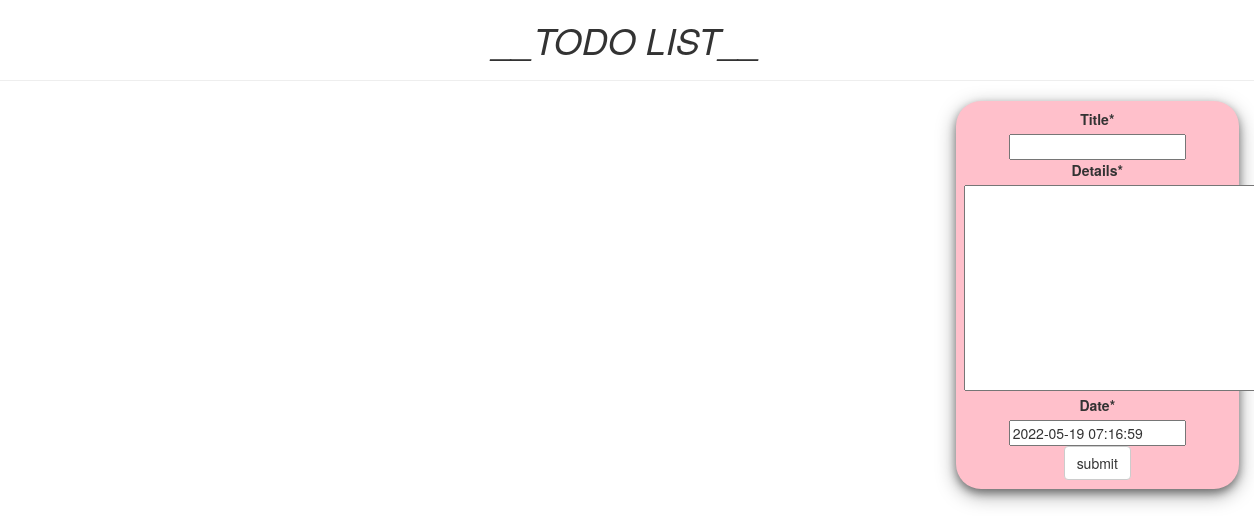
Before: / with the older database file.
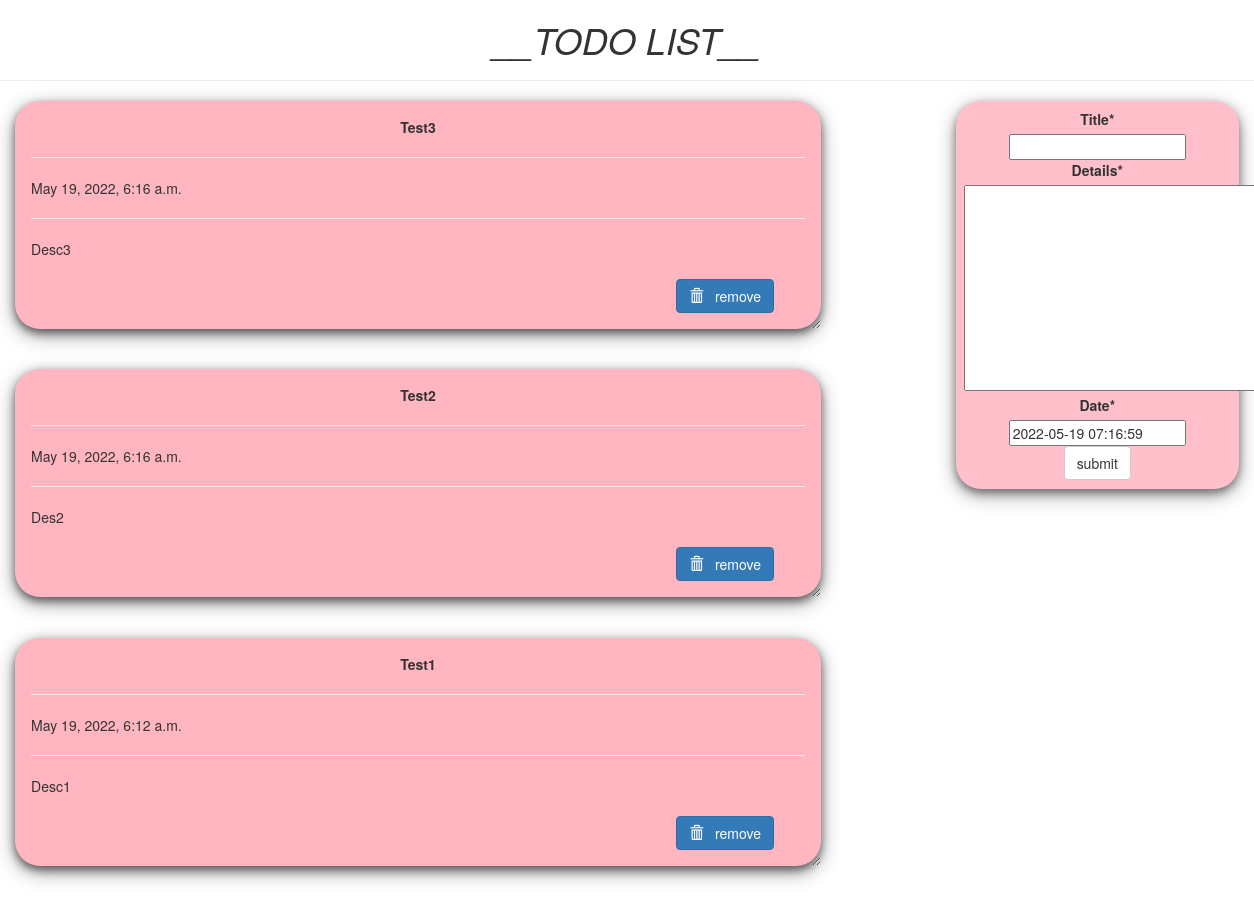
After: the same page with the newer database file.
### todo/models.py (models this page shows, shortened)
class Todo(models.Model):
	title=models.CharField(max_length=100)
	details=models.TextField()
	date=models.DateTimeField(default=timezone.now)

### todo/views.py (the view)
# urls.py: path('', views.index, name="todo"),
def index(request):
	item_list = Todo.objects.order_by("-date")
	if request.method == "POST":
		form = TodoForm(request.POST)
		if form.is_valid():
			form.save()
			return redirect('todo')
	form = TodoForm()
	page = {
			"forms" : form,
			"list" : item_list,
			"title" : "TODO LIST",
		}
	return render(request, 'index.html', page)

### todo/forms.py
class TodoForm(forms.ModelForm):
	class Meta:
		model = Todo
		fields="__all__"

### todo/templates/index.html (shortened to what this page needs)
{% load crispy_forms_tags %}
<!DOCTYPE html>
<html lang="en" dir="ltr">
<head>
  <link rel="stylesheet" href="https://maxcdn.bootstrapcdn.com/bootstrap/3.3.7/css/bootstrap.min.css">
</head>
<body  class="container-fluid">
  <center class="row">
    <h1><i>__TODO LIST__</i></h1>
    <hr />
  </center>
  <div class="row">
    <div class="col-md-8">
      {% for i in list %}
      <div class="card">
        <center><b>{{i.title}}</b></center>
        <hr/>
        {{i.date}}
        <hr/>
        {{i.details}}
        <br />
        <br />
        <form action="/del/{{i.id}}" method="POST" style=" padding-right: 4%; padding-bottom: 3%;">
          <button value="remove" type="submit"  class="btn btn-primary" style="float: right;"><span class="glyphicon glyphicon-trash"></span> &nbsp; remove</button>
        </form>
      </div>
      {% endfor%}
    </div>
    <div class="col-md-1"> </div>
    <div class="col-md-3" >
      <div  class="submit_form">
      <form  method="POST">
        {{forms|crispy}}
        <center>
        <input type="submit" class="btn btn-default" value="submit" />
      </center>
      </form>
    </div>
  </div>
</div>
</body>
</html>

### todo/templates/index.html (style rules this page uses)
.card { box-shadow: 0 4px 8px 0 rgba(0,0,0,0.5), 0 6px 20px 0 rgba(0,0,0,0.39); background: lightpink; margin-bottom : 5%; border-radius: 25px; padding : 2%; overflow: auto; resize: both; text-overflow: ellipsis; }
.submit_form { text-align: center; padding: 3%; background: pink; border-radius: 25px; box-shadow: 0 4px 8px 0 rgba(0,0,0,0.4), 0 6px 20px 0 rgba(0,0,0,0.36); }

Changed rows visible on the page:
added Todo: title "Test3", date "May 19, 2022, 6:16 a.m.", details "Desc3"
added Todo: title "Test2", date "May 19, 2022, 6:16 a.m.", details "Des2"
added Todo: title "Test1", date "May 19, 2022, 6:12 a.m.", details "Desc1"
